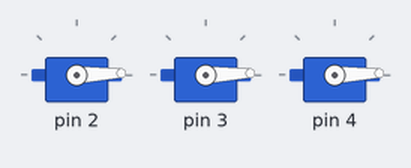
This sketch was run on a simulated Arduino Uno, built with avr-gcc and run on an emulated ATmega328P. Parts: 3 × servo.

Above: at 0.05 s.
At 1.25 s:
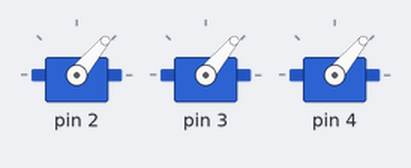
At 2.2 s:
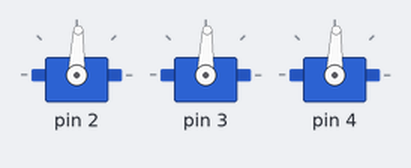
At 4.35 s:
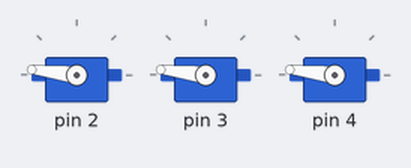
At 6.5 s:
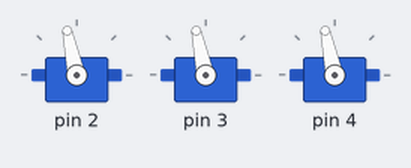
At 8.7 s:
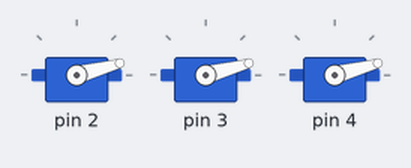
Timing chart, 0 to 11.8 s (numbered marks = the images above):
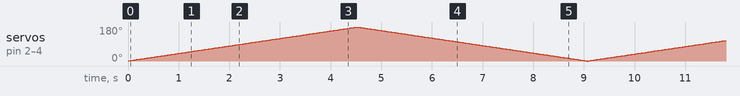

The sketch:

_3x3_serial_test_all.ino
```cpp
#include "Arduino.h"
#include <Servo.h>
#include <stdlib.h>
#include<Math.h>

const int FIRST_SERVO = 2;
const int NUM_SERVOS= 3;

Servo servos[NUM_SERVOS];
Servo test;

int ii;
byte incomingByte;
int val;
int incr;

void setup()
{
  Serial.begin(9600);

  // Loop over all servos and initialize them.
  for (ii = 0; ii < NUM_SERVOS; ii++)
  {
    servos[ii].attach(ii + FIRST_SERVO);
    servos[ii].write(0);
  }
  //test.attach(FIRST_SERVO);
  //test.write(0);
  val = 0;
  incr = 1;
}

void loop()
{
  val += incr;
  if (val >= 180) {
    incr = -1;
  }
  else if (val <= 0) {
    incr = 1;
  }

  for (int ii = 0; ii < NUM_SERVOS; ii++)
  {
    //angleUpdate = angleUpdates[ii];
    // Assume that server polices 0 < theta <= 90
    servos[ii].write(val);

    //Serial.print(ii);
    //Serial.println("Updated");
  }
  //Serial.println(val);
//  test.write(val);
  delay(25);
}
```
